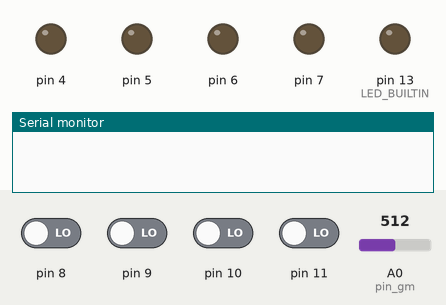
Recording of a sketch running on a simulated Arduino Uno, built with avr-gcc and run on an emulated ATmega328P. On the bench: output pins drawn as LEDs (lit = HIGH), the last lines printed to the serial monitor. The inputs (shaded band) are chosen by the test bench; at power-on: pin 8–11 LOW, A0 (pin_gm) = 512.

Above: at 2.8 s.
2.9 s: A0 (pin_gm) set to 53
4.4 s: A0 (pin_gm) set to 44
At 6.4 s:
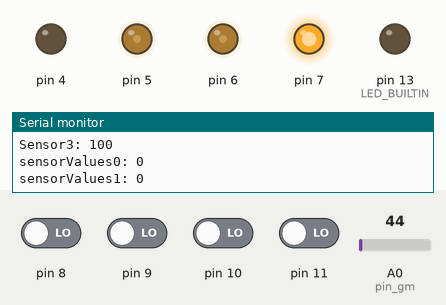
Timing chart, 0 to 7.9 s (numbered marks = the images above; inputs shaded):
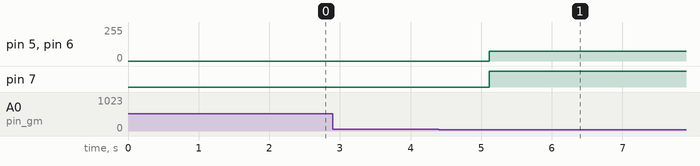

The sketch:

huoxu_g4.ino
```cpp
#include <QTRSensors.h>

// This example is designed for use with six analog QTR sensors. These
// reflectance sensors should be connected to analog pins A0 to A5. The
// sensors' emitter control pin (CTRL or LEDON) can optionally be connected to
// digital pin 2, or you can leave it disconnected and remove the call to
// setEmitterPin().
//
// The setup phase of this example calibrates the sensors for ten seconds and
// turns on the Arduino's LED (usually on pin 13) while calibration is going
// on. During this phase, you should expose each reflectance sensor to the
// lightest and darkest readings they will encounter. For example, if you are
// making a line follower, you should slide the sensors across the line during
// the calibration phase so that each sensor can get a reading of how dark the
// line is and how light the ground is. Improper calibration will result in
// poor readings.
//
// The main loop of the example reads the calibrated sensor values and uses
// them to estimate the position of a line. You can test this by taping a piece
// of 3/4" black electrical tape to a piece of white paper and sliding the
// sensor across it. It prints the sensor values to the serial monitor as
// numbers from 0 (maximum reflectance) to 1000 (minimum reflectance) followed
// by the estimated location of the line as a number from 0 to 5000. 1000 means
// the line is directly under sensor 1, 2000 means directly under sensor 2,
// etc. 0 means the line is directly under sensor 0 or was last seen by sensor
// 0 before being lost. 5000 means the line is directly under sensor 5 or was
// last seen by sensor 5 before being lost.

#define Kp 10
#define Kd 0
#define Ki 0

#define leftMotorBaseSpeed 75 //tune
#define rightMotorBaseSpeed 75

#define maxSpeed 130
#define minSpeed 10

QTRSensors qtr;

const uint8_t SensorCount = 4;
uint16_t sensorValues[SensorCount];
int xiao = 300;
double weightage[SensorCount] = {10, 2 , -20, -10}; //change accordinlgly, how much u want it to turn
double error = 0;
double errorSum = 0;
double lastError = 0;

int leftMotorSpeed;
int rightMotorSpeed;
int csensor[4];
int leftPrevious;
int rightPrevious;
float yz_gm = 50; //光敏电阻触发阈值（电压）
int pin_gm = A0; //光敏接口针脚
int ini_gm = 30;
int zt = 0; //状态数，初始为0（关闭）
void setup()
{
  // configure the sensors
  qtr.setTypeRC();
  qtr.setSensorPins((const uint8_t[]) {
    8, 9, 10, 11
  }, SensorCount); // change pins
  //qtr.setEmitterPin(2);
  pinMode(LED_BUILTIN, OUTPUT);
  pinMode (4, OUTPUT);
  pinMode (5, OUTPUT);
  pinMode (6, OUTPUT);
  pinMode (7, OUTPUT);
  pinMode(pin_gm, INPUT);

  // print the calibration minimum values measured when emitters were on
  Serial.begin(9600);
}

void loop()
{
  if (zt == 0) {
    delay(1000);
    float gm = analogRead(pin_gm); //读取光敏针脚
    if (gm < yz_gm) { //有额外照明(gm<yz_gm)（电阻小，电压低）
      zt = 1;
    }
  }
  else if (zt == 1) {
    qtr.read(sensorValues);
    for (int i = 0; i < SensorCount; i++)
    {
      Serial.print("Sensor");
      Serial.print(i);
      Serial.print (": ");
      Serial.println(sensorValues[i]);
      if (sensorValues[i] < xiao) {
        sensorValues[i] = 0;
      }
      else {
        sensorValues[i] = ((long)1000) * (sensorValues[i] - xiao) / (2500 - xiao);
      }
    }

    error = weightedAverage();

    int calibration = (int)round(PID(error));

    Serial.print ("Calibration: ");
    Serial.println (calibration);

    leftMotorSpeed = leftMotorBaseSpeed - calibration;
    rightMotorSpeed = rightMotorBaseSpeed + calibration;
    Serial.print(leftMotorSpeed);
    Serial.print("\t");
    Serial.print(rightMotorSpeed);
    Serial.println();

    //white readings
    // if (allwhite())
    // leftmotorspeed = leftprevious;

    // pseudocode for allwhite (bool)
    // int sum]
    // for (i 0 i < 5 i ++ )
    //      sum += sensorValues[i];
    // if sum < <something>


    //normal

    if (leftMotorSpeed >= 0 and rightMotorSpeed >= 0)
    {
      leftMotorSpeed = constrain(leftMotorSpeed, 0, maxSpeed);
      rightMotorSpeed = constrain(rightMotorSpeed, 0, maxSpeed);

      analogWrite (5, rightMotorSpeed);
      digitalWrite (4, LOW); //LOW is forward

      analogWrite (6, leftMotorSpeed);
      digitalWrite (7, HIGH);
    }
    else if (leftMotorSpeed < 0 and rightMotorSpeed > 0)
    {
      leftMotorSpeed = constrain(0 - leftMotorSpeed, 0, maxSpeed);
      rightMotorSpeed = constrain(rightMotorSpeed, 0, maxSpeed);

      analogWrite (5, rightMotorSpeed);
      digitalWrite (4, LOW);

      analogWrite (6, leftMotorSpeed);
      digitalWrite (7, LOW);
    }
    else if (leftMotorSpeed > 0 and rightMotorSpeed < 0)
    {
      leftMotorSpeed = constrain(leftMotorSpeed, 0, maxSpeed);
      rightMotorSpeed = constrain(0 - rightMotorSpeed, 0, maxSpeed);

      analogWrite (5, rightMotorSpeed);
      digitalWrite (4, HIGH);

      analogWrite (6, leftMotorSpeed);
      digitalWrite (7, HIGH);


    }
    Serial.print(leftMotorSpeed);
    Serial.print("\t");
    Serial.print(rightMotorSpeed);
    Serial.println();
    leftPrevious = leftMotorSpeed;
    rightPrevious = rightMotorSpeed;
  }
}

double weightedAverage (void)
{
  int sum = 0;
  double weightedSum = 0;
  for (int i = 0; i < SensorCount; i++)
  {
    weightedSum += sensorValues[i] * weightage[i];
    sum += sensorValues[i];
    Serial.print("sensorValues");
    Serial.print(i);
    Serial.print (": ");
    Serial.println(sensorValues[i]);
  }

  double weightedAverage = weightedSum / (double) sum;

  Serial.print ("Weighted Average: ");
  Serial.println (weightedAverage);

  return weightedAverage;
}

double PID (int error)
{
  errorSum += error;
  double differentialError = error - lastError;
  lastError = error;

  double output = Kp * error + Kd * differentialError + Ki * errorSum;

  return output;
}
```

Measured:
- the behaviour switches between 50 and 49 on A0 (pin_gm) (found by bisection; images 0 and 1)
- after the input at 2.9 s, every drawn part: stays the same
- after the input at 4.4 s, pin 5, pin 6: 0/255 → 75/255 after 0.72 s; pin 7: LOW → HIGH after 0.72 s
